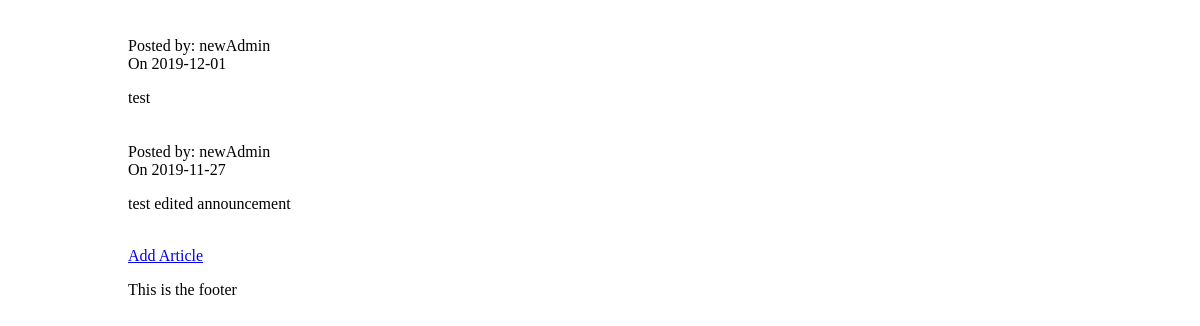
The app's page /announcements.php with its own data.
### tables this page shows
CREATE TABLE IF NOT EXISTS `announcements` (
  `announcement_id` int(11) NOT NULL AUTO_INCREMENT,
  `content` text NOT NULL,
  `created` date NOT NULL,
  `posted_by` varchar(255) NOT NULL,
  `announcement_title` varchar(255) NOT NULL,
  PRIMARY KEY (`announcement_id`)
);

### announcements.php (the view, shortened to what this page needs)
<?php
include("header.php");
include("db_connect.php");
echo "<div class='announcements'>";
$sql = "SELECT * FROM announcements ORDER BY created DESC";
$result = $conn->query($sql);
while($row = $result->fetch_assoc()){
    echo "<div class='announcement_item'><h3></h3><br>Posted by: " . $row["posted_by"] . "<br>On " . $row["created"] . "<br>";
    echo $row["content"];
}
echo "<div>";
echo "<br><a href='create_announcement.php'>Add Article</a> ";
include("footer.php");
?>

### css/style.css (style rules this page uses)
html { width:80%; margin:auto; }
body { width:100%; background-color: #fff }

### records on screen
announcements: posted_by "newAdmin", created "2019-12-01", content "test"
announcements: posted_by "newAdmin", created "2019-11-27", content "test edited announcement"
